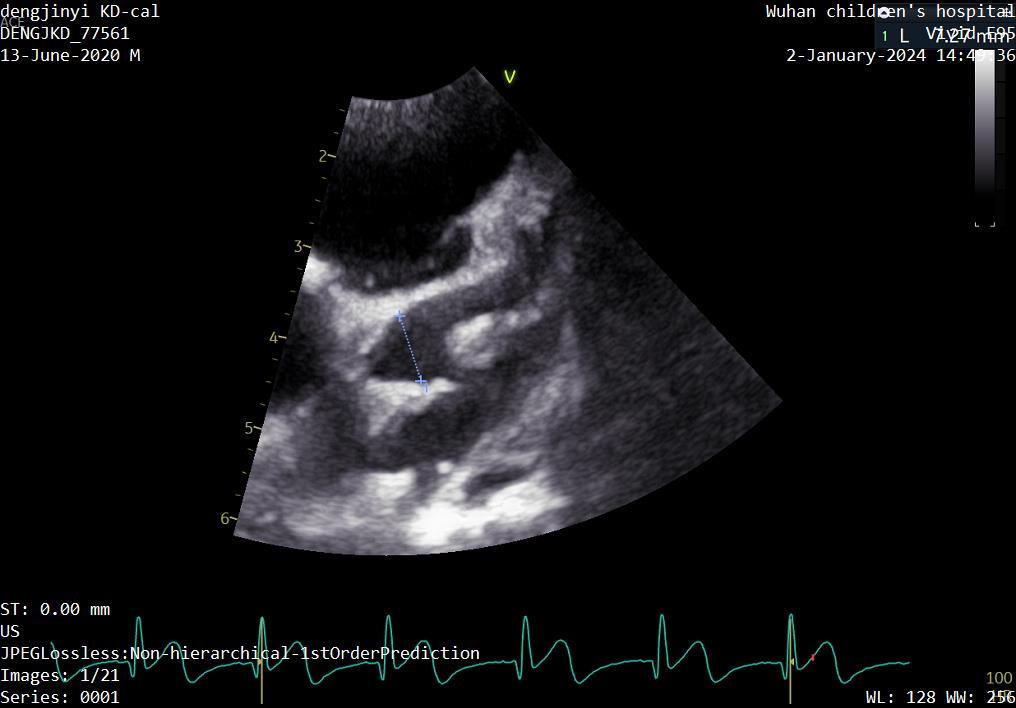
#> input picture KD/New/KD-3-dengjinyi/KD-3-dengjinyi/Series-001/jpg-img-00001-00001.jpg, 1016 x 708 px; its folder holds only this picture in this run
$ python -i Analysis_FrameSelection.py   (imports and definitions only)
#> lines starting #> are read from the running program, lines starting #| are printed output that depends on the picture
import cv2
import numpy as np
import os
import random
import networkx as nx
from collections import deque
from tqdm import tqdm
import matplotlib.pyplot as plt
from collections import defaultdict
from Analysis_NetworkAlignment import *

def simplified_skeletonize(img):
    """Extracts a simplified skeleton using controlled erosion and thinning."""
    # Apply stronger Gaussian Blur to smooth structures
    # img = cv2.GaussianBlur(img, (5, 5), 0)
    #
    # # Apply morphological opening to remove fine details
    # kernel = np.ones((3, 3), np.uint8)
    # img = cv2.morphologyEx(img, cv2.MORPH_OPEN, kernel)

    # Use cv2 thinning method if available
    if hasattr(cv2.ximgproc, 'thinning'):
        skeleton = cv2.ximgproc.thinning(img)
    else:
        # Controlled skeletonization using erosion
        size = np.array(img.shape)
        skeleton = np.zeros(size, np.uint8)
        eroded = np.copy(img)
        temp = np.zeros(size, np.uint8)

        while cv2.countNonZero(eroded) > 0:
            eroded = cv2.erode(eroded, kernel)
            temp = cv2.dilate(eroded, kernel)
            temp = cv2.subtract(img, temp)
            skeleton = cv2.bitwise_or(skeleton, temp)

    return skeleton

# [218 lines left out: functions convert_skeleton_to_polylines, merge_nearby_polylines, visualize_polylines, skeleton_to_network, not called in this run]


# [84 lines not run here, left out]

>>> import cv2
>>> picture = cv2.imread('../KD/New/KD-3-dengjinyi/KD-3-dengjinyi/Series-001/jpg-img-00001-00001.jpg', cv2.IMREAD_GRAYSCALE)
#> picture: shape (708, 1016); min 0, max 255, mean 19.8
>>> result = simplified_skeletonize(picture)
#> in simplified_skeletonize, `skeleton = cv2.ximgproc.thinning(img)`:
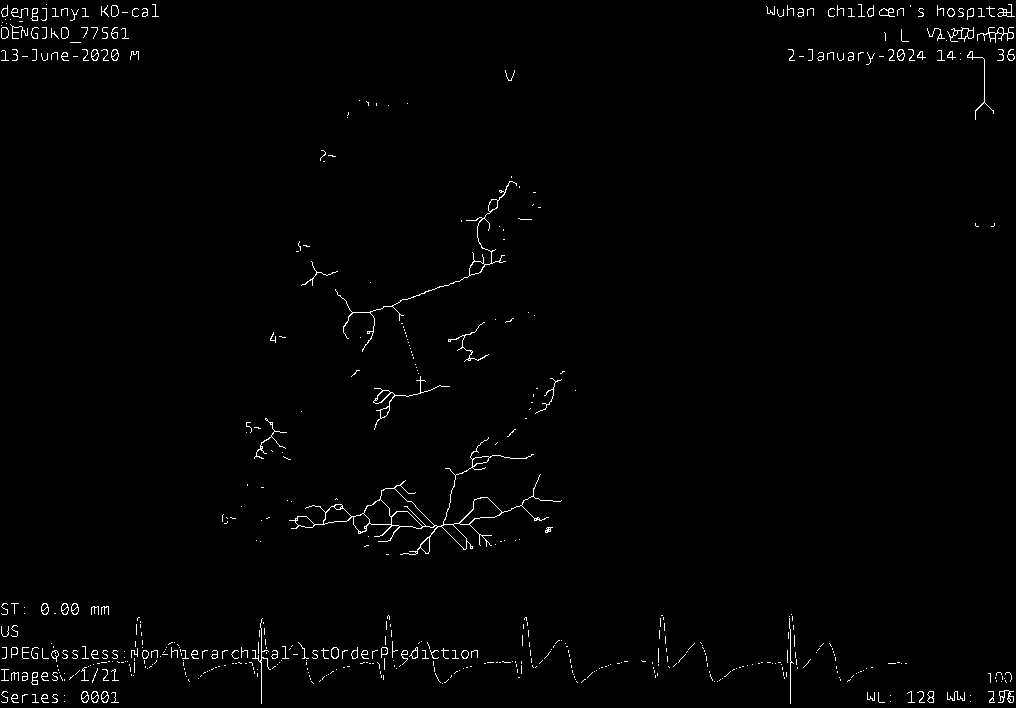
#> skeleton: shape (708, 1016); 1.2% white in thin lines or dots

$ run again, on KD/New/KD-3-dengjinyi/KD-3-dengjinyi/Series-001/jpg-img-00001-00003.jpg
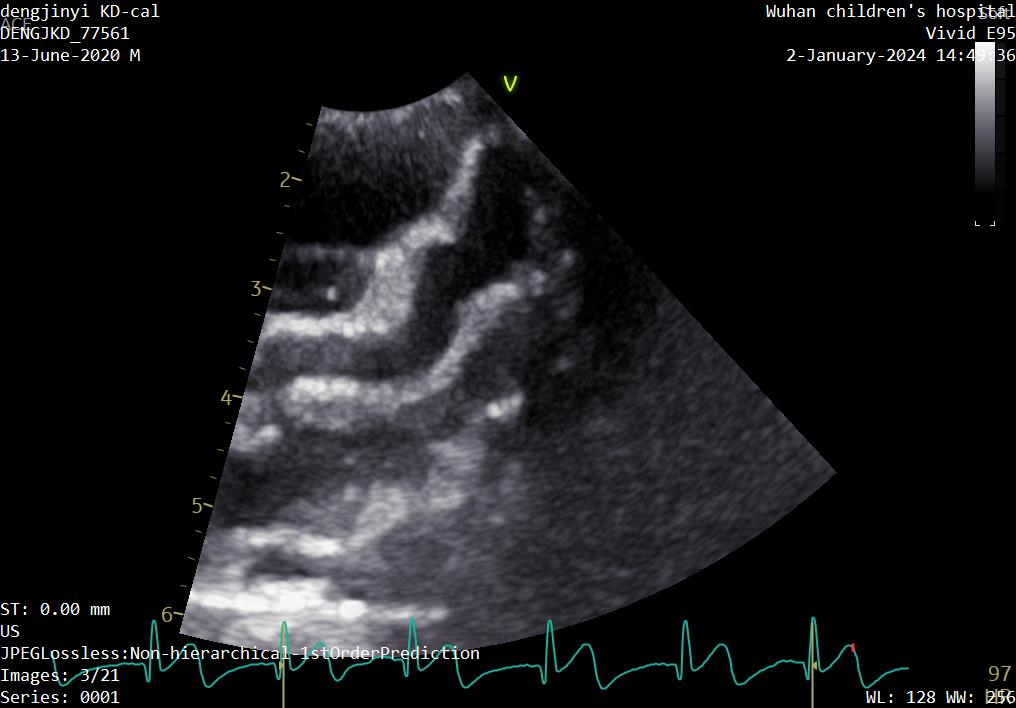
#> input picture KD/New/KD-3-dengjinyi/KD-3-dengjinyi/Series-001/jpg-img-00001-00003.jpg, 1016 x 708 px
#> in simplified_skeletonize, `skeleton = cv2.ximgproc.thinning(img)`:
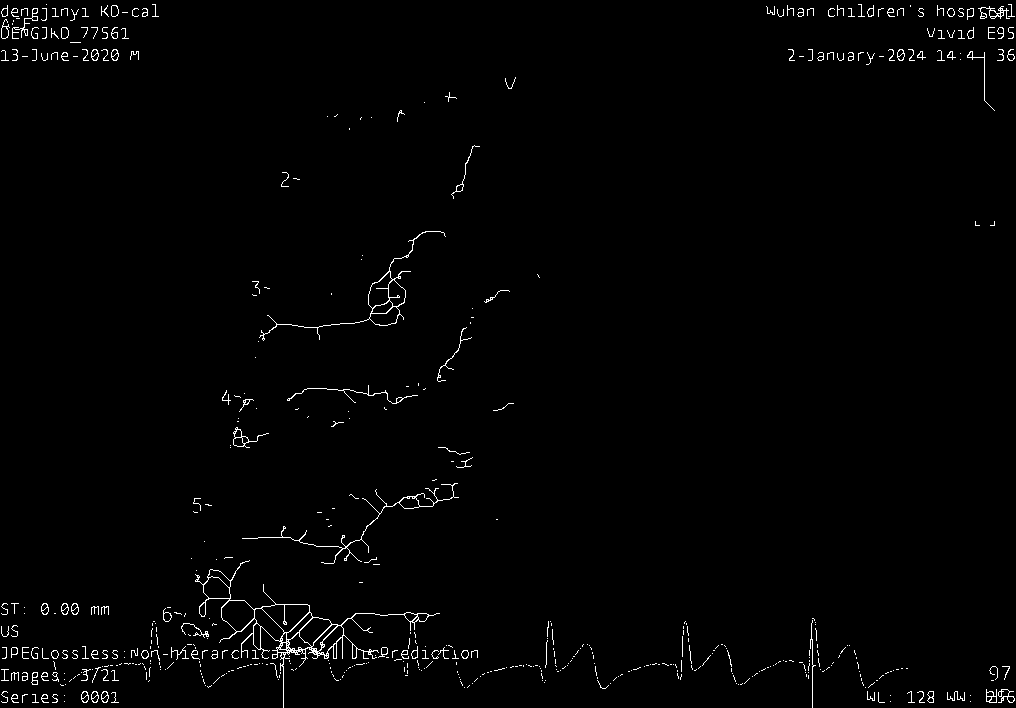
#> skeleton: shape (708, 1016); 1.3% white in thin lines or dots
